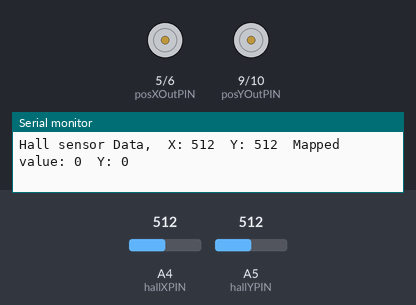
Recording of a sketch running on a simulated Arduino Uno, built with avr-gcc and run on an emulated ATmega328P. Shown: motor-driver pin pairs drawn as motors (green arrow = first pin HIGH = forward, orange = second pin HIGH = backward, longer = more drive), the last lines printed to the serial monitor. The inputs (shaded band) are chosen by the test bench; at power-on: A4 (hallXPIN) = 512, A5 (hallYPIN) = 512.

Above: at 1.2 s.
1.3 s: A4 (hallXPIN) set to 1023
At 1.6 s:
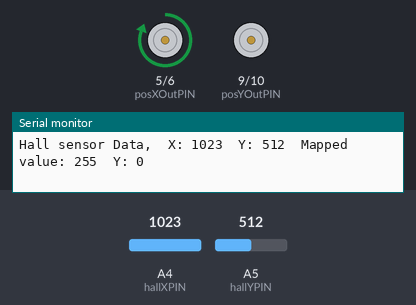
2.8 s: A5 (hallYPIN) set to 716
At 3.7 s:
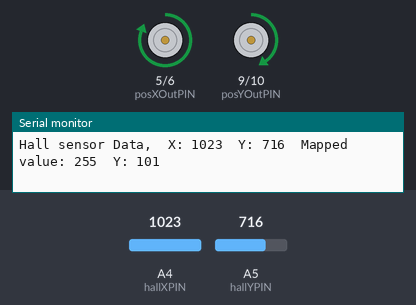
4.3 s: A4 (hallXPIN) set to 1013
At 5.0 s:
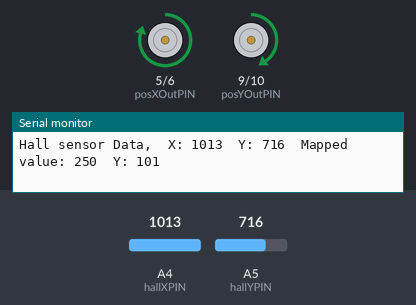
5.8 s: A5 (hallYPIN) set to 900
At 6.3 s:
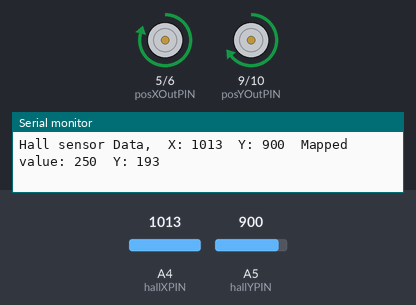
7.3 s: A4 (hallXPIN) set to 716
At 7.6 s:
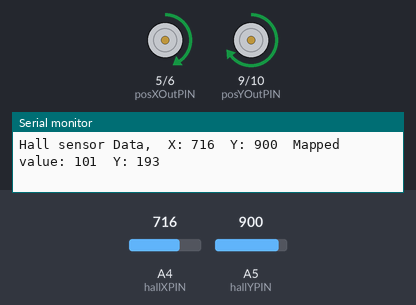
8.8 s: A5 (hallYPIN) set to 511
At 9.9 s:
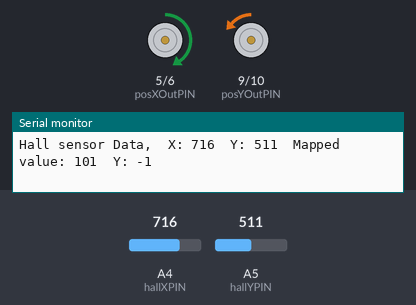
Timing chart, 0 to 11.3 s (numbered marks = the images above; inputs shaded):
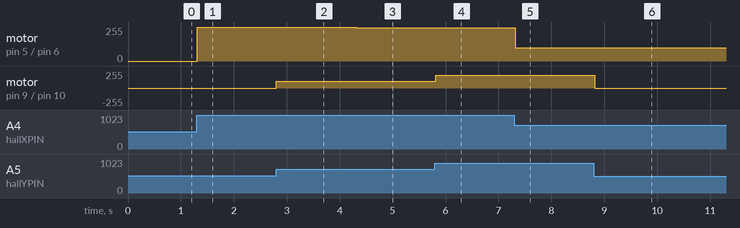

The sketch:

maglev.ino
```cpp
// set pin numbers for switch, joystick axes, and LED:
#define hallXPIN A4
#define hallYPIN A5
#define buttonPIN 2

#define posXOutPIN 5
#define negXOutPIN 6
#define posYOutPIN 9
#define negYOutPIN 10


const int refreshTime = 1000; // [ms]
const int range = 512;

int valX = 0;
int valY = 0;
int mappedX;
int mappedY;

bool button = false;

void setup() {
  Serial.begin(115200);
  pinMode(posXOutPIN, OUTPUT);
  pinMode(negXOutPIN, OUTPUT);
  pinMode(posYOutPIN, OUTPUT);
  pinMode(negYOutPIN, OUTPUT);

  TCCR0B = TCCR0B & B11111000 | B00000001; // set timer 0 divisor to 1 for PWM frequency of 62500.00 Hz
}

void loop() {
  valX = analogRead(hallXPIN);
  valY = analogRead(hallYPIN);

  // map the reading from the analog input range to the output range:
  mappedX = map(valX, 0, 1023, -255, 255);
  // map the reading from the analog input range to the output range:
  mappedY = map(valY, 0, 1023, -255, 255);

  //  button = digitalRead(buttonPIN);

  //  Serial.print(button);

  Serial.print("\nHall sensor Data,\tX: ");
  Serial.print(valX);

  Serial.print("\tY: ");
  Serial.print(valY);

  Serial.print("\tMapped value: ");
  Serial.print(mappedX);
  Serial.print("\tY: ");
  Serial.print(mappedY);

  if (mappedX > 0) {
    analogWrite(posXOutPIN, mappedX);
    analogWrite(negXOutPIN, 0);
    }
  else if (mappedX < 0) {
    analogWrite(posXOutPIN, 0);
    analogWrite(negXOutPIN, -mappedX);
  }

  if (mappedY > 0) {
    analogWrite(posYOutPIN, mappedY);
    analogWrite(negYOutPIN, 0);
    }
  else if (mappedY < 0) {
    analogWrite(posYOutPIN, 0);
    analogWrite(negYOutPIN, -mappedY);
  }


  delay(refreshTime);
}
```

Measured:
- after the input at 1.3 s, motor on pin 5 (posXOutPIN) / pin 6 (negXOutPIN): stopped → forward 255/255 at once
- after the input at 2.8 s, motor on pin 9 (posYOutPIN) / pin 10 (negYOutPIN): stopped → forward 101/255 at once
- after the input at 4.3 s, motor on pin 5 (posXOutPIN) / pin 6 (negXOutPIN): forward 255/255 → forward 250/255 at once
- after the input at 5.8 s, motor on pin 9 (posYOutPIN) / pin 10 (negYOutPIN): forward 101/255 → forward 193/255 at once
- after the input at 7.3 s, motor on pin 5 (posXOutPIN) / pin 6 (negXOutPIN): forward 250/255 → forward 101/255 at once
- after the input at 8.8 s, motor on pin 9 (posYOutPIN) / pin 10 (negYOutPIN): forward 193/255 → backward 1/255 at once
